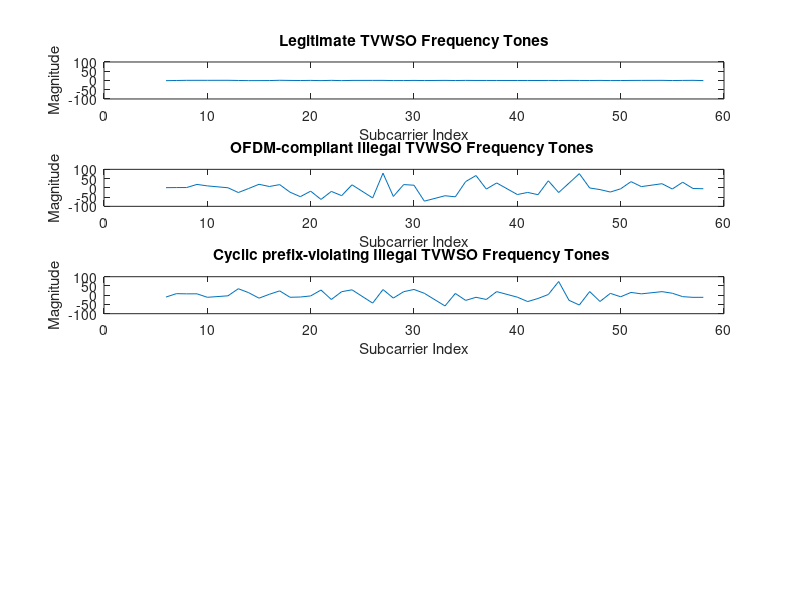

MATLAB code to generate this figure: (Note: this script raises an error after producing the figure.)

%%%%%%%%%%%%%%%%%%%%%%%%%%%
%%% configurable parameters
%%%%%%%%%%%%%%%%%%%%%%%%%%%
% Corresponds to Section II (System Model) of the paper: Defines the SISO-OFDM system parameters,
% including antenna counts, channel taps, modulation, and simulation settings for evaluating jammer impact.
num_receive_antennas = 1;                    % 8 par.B:BTS  number of receive antennas
num_transmit_antennas = 1;                    % 2 par.U:OPERATOR number of transmit antennas and data streams
num_channel_taps = 2;                        % 4 par.L: number of channel taps (multipath delay spread)
cyclic_prefix_length = 16;                   % par.P: cyclic prefix length (to combat inter-symbol interference)
num_subcarriers = 64;                        % par.N_sc: number of total subcarriers (FFT size for OFDM)
used_subcarrier_indices = [-26:-22, -20:-8, -6:-1, 1:6, 8:20, 22:26] + 32; % par.tonelist: list of used subcarriers (data-bearing tones), shifted by 32 for DC centering
num_used_subcarriers = length(used_subcarrier_indices); % par.num_tones: total number of active subcarriers
num_ofdm_symbols = 50;                       % par.num_ofdm_symbols: number of OFDM symbols sent per channel realization (temporal diversity)
jammer_power_dB = 30;                        % par.rho_dB: jammer strength relative to signal strength (in dB) - high value simulates strong jamming
modulation_scheme = 'QPSK';                  % par.mod: transmit constellation (modulation scheme: QPSK for 2 bits/symbol)
random_jammer_power_flag = 0;                % par.random_jammer_power: if true, jammer power varies randomly per trial; else fixed at par.rho_dB
    
num_trials = 100;                            % par.trials: number of Monte-Carlo trials (different channel realizations for statistical averaging)
snr_dB_list = -5:1:20;                       % par.SNRdB_list: list of SNR values (in dB) to simulate (signal-to-noise ratio sweep)

plot_flag = 1;                              % par.plot: flag to enable/disable plotting of simulation results
print_messages_flag = 1;                     % par.printmsg: flag to enable/disable printing of progress messages during simulation

rng(0);                                     % set random seed for reproducibility of results

%% 

%%%%%%%%%%%%%%%%%%%%%%%%%%%
%%% simulation start
%%%%%%%%%%%%%%%%%%%%%%%%%%%
% Corresponds to Section II (System Model): Modulation constellation definition and bit mapping for signal generation.

% create a unique simulation name based on parameters for logging or saving results
%summarzes the given paramenters
simulation_name = [num2str(num_receive_antennas) 'x' num2str(num_transmit_antennas) '_' modulation_scheme '_L', num2str(num_channel_taps) '_P' num2str(cyclic_prefix_length) ...
  '_Nsc' num2str(num_subcarriers) '_Nofd' num2str(num_ofdm_symbols) '_rho' num2str(jammer_power_dB) ...
  '_' num2str(num_trials) 'Trials']; % par.simName
fprintf(simulation_name)

% define the modulation constellation based on the chosen modulation scheme
switch (modulation_scheme)
  case 'BPSK'  % Binary Phase Shift Keying: 2 symbols, 1 bit each
    constellation_symbols = [ -1 1 ]; % par.symbols
  case 'QPSK'  % Quadrature Phase Shift Keying: 4 symbols, 2 bits each
    constellation_symbols = [ ... % par.symbols
      -1-1i,-1+1i, ...
      +1-1i,+1+1i ];
  case '16QAM'  % 16-Quadrature Amplitude Modulation: 16 symbols, 4 bits each
    constellation_symbols = [ ... % par.symbols
      -3-3i,-3-1i,-3+3i,-3+1i, ...
      -1-3i,-1-1i,-1+3i,-1+1i, ...
      +3-3i,+3-1i,+3+3i,+3+1i, ...
      +1-3i,+1-1i,+1+3i,+1+1i ];
  case '64QAM'  % 64-Quadrature Amplitude Modulation: 64 symbols, 6 bits each
    constellation_symbols = [ ... % par.symbols
      -7-7i,-7-5i,-7-1i,-7-3i,-7+7i,-7+5i,-7+1i,-7+3i, ...
      -5-7i,-5-5i,-5-1i,-5-3i,-5+7i,-5+5i,-5+1i,-5+3i, ...
      -1-7i,-1-5i,-1-1i,-1-3i,-1+7i,-1+5i,-1+1i,-1+3i, ...
      -3-7i,-3-5i,-3-1i,-3-3i,-3+7i,-3+5i,-3+1i,-3+3i, ...
      +7-7i,+7-5i,+7-1i,+7-3i,+7+7i,+7+5i,+7+1i,+7+3i, ...
      +5-7i,+5-5i,+5-1i,+5-3i,+5+7i,+5+5i,+5+1i,+5+3i, ...
      +1-7i,+1-5i,+1-1i,+1-3i,+1+7i,+1+5i,+1+1i,+1+3i, ...
      +3-7i,+3-5i,+3-1i,-3-3i,+3+7i,+3+5i,+3+1i,+3+3i ];
end

% normalize the constellation to have unit average energy for fair comparison
constellation_energy = mean(abs(constellation_symbols).^2);  % par.constellation_energy: compute average symbol energy
constellation_symbols = constellation_symbols / sqrt(constellation_energy);  % normalize symbols
normalized_energy = mean(abs(constellation_symbols).^2);  % par.Es: verify normalized energy is 1

% precompute bit-to-symbol mapping for efficient decoding
bits_per_symbol = log2(length(constellation_symbols));  % par.Q: bits per symbol (e.g., 2 for QPSK)
bit_mappings = de2bi(0:length(constellation_symbols)-1, bits_per_symbol, 'left-msb');  % par.bits: binary representations of symbol indices

% track simulation time
time_elapsed = 0;

% intermediate results
y_jammerless_frequency = zeros(num_receive_antennas,num_subcarriers,num_ofdm_symbols); % y_jl_f
y_jammer_compliant_frequency = zeros(num_receive_antennas,num_subcarriers,num_ofdm_symbols); % y_oj_comp_f
y_jammer_noncompliant_frequency = zeros(num_receive_antennas,num_subcarriers,num_ofdm_symbols); % y_oj_noncomp_f
y_compliant_frequency = zeros(num_receive_antennas,num_subcarriers,num_ofdm_symbols); % y_comp_f
y_noncompliant_frequency = zeros(num_receive_antennas,num_subcarriers,num_ofdm_symbols); % y_noncomp_f


% Initialize accumulators for averaging for received signal
avg_y_jammerless = zeros(num_receive_antennas, num_used_subcarriers, num_ofdm_symbols);
avg_y_jammer_compliant = zeros(num_receive_antennas, num_used_subcarriers, num_ofdm_symbols);
avg_y_jammer_noncompliant = zeros(num_receive_antennas, num_used_subcarriers, num_ofdm_symbols);


% results
jammer_compliant_freq_domain = zeros(num_trials, num_used_subcarriers,num_receive_antennas, num_ofdm_symbols); % Y_oj_comp
jammer_noncompliant_freq_domain = zeros(num_trials, num_used_subcarriers,num_receive_antennas, num_ofdm_symbols); % Y_oj_noncomp

mse_jammerless = zeros(1, length(snr_dB_list)); % MSE_jl
mse_compliant = zeros(1, length(snr_dB_list)); % MSE_comp
mse_noncompliant = zeros(1, length(snr_dB_list)); % MSE_noncomp

results.BER_jammerless = zeros(1, length(snr_dB_list)); % res.BER_jl
results.BER_compliant = zeros(1, length(snr_dB_list)); % res.BER_comp
results.BER_noncompliant = zeros(1, length(snr_dB_list)); % res.BER_noncomp
results.BER_projections = zeros(num_channel_taps, length(snr_dB_list)); % res.BER_projs

results.spatial_interference_distribution = zeros(num_receive_antennas,num_used_subcarriers);

% Initialize variables for per-trial errors to compute success rate of mitigating illegal users/channel taps
errors_jammerless_per_trial = zeros(num_trials, length(snr_dB_list)); % errors_jl_per_trial
errors_compliant_per_trial = zeros(num_trials, length(snr_dB_list)); % errors_comp_per_trial
errors_noncompliant_per_trial = zeros(num_trials, length(snr_dB_list)); % errors_noncomp_per_trial

% generate bit stream
bits = randi([0 1],num_trials,num_ofdm_symbols,num_transmit_antennas,bits_per_symbol,num_used_subcarriers); % bits
indices = zeros(num_trials, num_ofdm_symbols, num_transmit_antennas,num_used_subcarriers); % idx

%% 

% trials loop
% Corresponds to Section III (Jammer Modeling and Interference Analysis): Monte-Carlo simulation loop for channel realizations and jammer signal generation.
tic
for trial_index=1:num_trials

  

  % generate jammer's channel in the time domain
  % Corresponds to Section II (System Model): Rayleigh fading channel generation.
  jammer_channel_time = sqrt(0.5)*randn(num_receive_antennas,num_channel_taps) + 1j*sqrt(0.5)*randn(num_receive_antennas,num_channel_taps);  % j_
  jammer_channel_freq = (1/sqrt(num_subcarriers))*fft(jammer_channel_time,num_subcarriers,2);  % j_f

  % generate the UEs' channel in the time domain
  user_channel_time = sqrt(0.5)*randn(num_receive_antennas,num_transmit_antennas,num_channel_taps) + 1j*sqrt(0.5)*randn(num_receive_antennas,num_transmit_antennas,num_channel_taps);  % H_
  user_channel_freq = (1/sqrt(num_subcarriers))*fft(user_channel_time,num_subcarriers,3); % H_f
  % E[||H_f(:,:,i)||_F^2] = B*U*L/N_sc for all i=1,...,N_sc
  % expected receive signal energy per subcarrier is E_s*B*U*L/N_sc = B*U*L/N_sc

  % set jammer power: either random per trial or fixed
  if random_jammer_power_flag
    jammer_power_linear = num_transmit_antennas*10^(jammer_power_dB*rand()/10);  % par.rho
  else
    jammer_power_linear = num_transmit_antennas*10^(jammer_power_dB/10);  % par.rho
  end



  % loop over SNR values to simulate different noise levels
  for snr_index = 1:length(snr_dB_list)
    
    noise_variance = num_channel_taps*num_transmit_antennas*10^(-snr_dB_list(snr_index)/10);  % par.N0
    
    % loop over OFDM symbols for temporal averaging
    for ofdm_symbol_index=1:num_ofdm_symbols
  
      %%% generate transmit signals
      % Corresponds to Section III (Jammer Modeling): Gener ation of compliant and noncompliant jammer signals, and UE signals.
        
      % generate jammer's transmit signal in frequency domain (OFDM-compliant)
      jammer_signal_freq = sqrt(0.5)*randn(1,num_subcarriers)+ 1j*sqrt(0.5)*randn(1,num_subcarriers);  % generates random bits in frequency domain, Gaussian noise
      jammer_signal_time_no_cp = sqrt(num_subcarriers)*ifft(jammer_signal_freq);% converts frequency to time domain, ifft (Inverse Fast Fourier Transform)
      jammer_signal_time = [jammer_signal_time_no_cp(:,num_subcarriers-cyclic_prefix_length+1:num_subcarriers), jammer_signal_time_no_cp];  % add cp
      jammer_signal_time = sqrt(jammer_power_linear)*jammer_signal_time;  % scale jammer power compared to jammerless
  
      % generate jammer's transmit signal in time domain (OFDM-noncompliant)
      jammer_signal_time_noncomp = sqrt(0.5)*randn(1,num_subcarriers+cyclic_prefix_length)+ 1j*sqrt(0.5)*randn(1,num_subcarriers+cyclic_prefix_length); % generates random noise in time  domain
      jammer_signal_time_noncomp = sqrt(jammer_power_linear)*jammer_signal_time_noncomp;  % scale jammer power compared to jammerless       

      % OFDM-compliant TVWS operator: Generation of legitimate user signal in TVWS using OFDM
      % generate UEs' transmit signal in frequency domain (OFDM-compliant)
       for tone_index=1:num_used_subcarriers
            bits_slice = squeeze(bits(trial_index, ofdm_symbol_index, :, :, tone_index)); % size [2 1]
            bits_slice = bits_slice.'; % transpose to [1 2]
            indices(trial_index, ofdm_symbol_index, 1, tone_index) = bi2de(bits_slice, 'left-msb') + 1;
       end
      symbols_used_tones = constellation_symbols(squeeze(indices(trial_index,ofdm_symbol_index,:,:))); % S_f_used_tones
      symbols_freq = zeros(num_transmit_antennas, num_subcarriers);  % S_f
      % Subcarrier assignment: Assign the modulated symbols to the designated used subcarriers in the frequency domain
      symbols_freq(:,used_subcarrier_indices) = symbols_used_tones; % assign symbols only to used subcarriers
      symbols_time_no_cp = sqrt(num_subcarriers)*ifft(symbols_freq,num_subcarriers,2);  % S_no_cp
      symbols_time = [symbols_time_no_cp(:,num_subcarriers-cyclic_prefix_length+1:num_subcarriers), symbols_time_no_cp];  % S

    
      %%% generate receive signals
      % Threat DB 
      receive_signal_legitimate_TVWSO = zeros(num_receive_antennas, num_subcarriers+cyclic_prefix_length+num_channel_taps-1);% y_jl 8 x 64+16+4-1
      receive_signal_jammer_compliant = zeros(num_receive_antennas, num_subcarriers+cyclic_prefix_length+num_channel_taps-1);     % y_oj_comp
      receive_signal_jammer_noncompliant = zeros(num_receive_antennas, num_subcarriers+cyclic_prefix_length+num_channel_taps-1);  % y_oj_noncomp
      receive_signal_compliant = zeros(num_receive_antennas, num_subcarriers+cyclic_prefix_length+num_channel_taps-1);        % y_comp
      receive_signal_noncompliant = zeros(num_receive_antennas, num_subcarriers+cyclic_prefix_length+num_channel_taps-1);     % y_noncomp
    
      

      % convolve channels with transmit signals to simulate received signals
      for receive_ant_index=1:num_receive_antennas
        for transmit_ant_index=1:num_transmit_antennas %1->2
          receive_signal_legitimate_TVWSO(receive_ant_index,:) = receive_signal_legitimate_TVWSO(receive_ant_index,:) + conv(squeeze(user_channel_time(receive_ant_index,transmit_ant_index,:)),symbols_time(transmit_ant_index,:));  % sum of convolutions for each UE 
                %receive_signal_legitimate_TVWSO(1=>8,83) = 
        end
        receive_signal_jammer_compliant(receive_ant_index,:) = conv(jammer_channel_time(receive_ant_index,:),jammer_signal_time);  % jammer convolution compliant
        receive_signal_jammer_noncompliant(receive_ant_index,:) = conv(jammer_channel_time(receive_ant_index,:),jammer_signal_time_noncomp);  % jammer convolution noncompliant
      end
      receive_signal_compliant = receive_signal_legitimate_TVWSO + receive_signal_jammer_compliant;  % total received signal with compliant jammer
      receive_signal_noncompliant = receive_signal_legitimate_TVWSO + receive_signal_jammer_noncompliant;  % total received signal with noncompliant jammer
        
      


      %%% generate noise in the time domain
      noise_time = sqrt(0.5)*randn(num_receive_antennas,num_subcarriers)+ 1j*sqrt(0.5)*randn(num_receive_antennas,num_subcarriers);  % N
      noise_time = sqrt(noise_variance)*noise_time;  % scale noise by noise variance

      %%% truncate signals in time-domain to remove cyclic prefix and channel reverberation
      receive_signal_legitimate_TVWSO_truncated = receive_signal_legitimate_TVWSO(:,cyclic_prefix_length+1:cyclic_prefix_length+num_subcarriers) + noise_time;  % jammerless signal + noise
      receive_signal_jammer_compliant_truncated = receive_signal_jammer_compliant(:,cyclic_prefix_length+1:cyclic_prefix_length+num_subcarriers); % jammer only, no noise
      receive_signal_jammer_noncompliant_truncated = receive_signal_jammer_noncompliant(:,cyclic_prefix_length+1:cyclic_prefix_length+num_subcarriers); % jammer only, no noise
      receive_signal_compliant_truncated = receive_signal_compliant(:,cyclic_prefix_length+1:cyclic_prefix_length+num_subcarriers) + noise_time;  % full signal + noise
      receive_signal_noncompliant_truncated = receive_signal_noncompliant(:,cyclic_prefix_length+1:cyclic_prefix_length+num_subcarriers) + noise_time;  % full signal + noise

      




      %%% convert to frequency domain
      y_jammerless_frequency(:,:,ofdm_symbol_index) = (1/sqrt(num_subcarriers))*fft(receive_signal_legitimate_TVWSO_truncated, num_subcarriers, 2);  % jammerless frequency domain
      y_jammer_compliant_frequency(:,:,ofdm_symbol_index) = (1/sqrt(num_subcarriers))*fft(receive_signal_jammer_compliant_truncated, num_subcarriers, 2);  % jammer compliant freq domain
      y_jammer_noncompliant_frequency(:,:,ofdm_symbol_index) = (1/sqrt(num_subcarriers))*fft(receive_signal_jammer_noncompliant_truncated, num_subcarriers, 2);  % jammer noncompliant freq domain
      y_compliant_frequency(:,:,ofdm_symbol_index) = (1/sqrt(num_subcarriers))*fft(receive_signal_compliant_truncated, num_subcarriers, 2);  % full compliant freq domain
      y_noncompliant_frequency(:,:,ofdm_symbol_index) = (1/sqrt(num_subcarriers))*fft(receive_signal_noncompliant_truncated, num_subcarriers, 2);  % full noncompliant freq domain


      %%% remove subcarriers that are not used
      y_jammerless_frequency_tones = y_jammerless_frequency(:,used_subcarrier_indices,:);  % select used subcarriers only
      y_jammer_compliant_frequency_tones = y_jammer_compliant_frequency(:,used_subcarrier_indices,:);
      y_jammer_noncompliant_frequency_tones = y_jammer_noncompliant_frequency(:,used_subcarrier_indices,:);
      y_compliant_frequency_tones = y_compliant_frequency(:,used_subcarrier_indices,:);
      y_noncompliant_frequency_tones = y_noncompliant_frequency(:,used_subcarrier_indices,:);


      user_channel_frequency_tones = user_channel_freq(:,:,used_subcarrier_indices);  % channel frequency response for used subcarriers
    
      %%% collect jammer statistics for later analysis
      for tone_index=1:num_used_subcarriers
        jammer_compliant_freq_domain(trial_index,tone_index,:,ofdm_symbol_index) = y_jammer_compliant_frequency_tones(:,tone_index,ofdm_symbol_index);  % store jammer compliant freq domain
        jammer_noncompliant_freq_domain(trial_index,tone_index,:,ofdm_symbol_index) = y_jammer_noncompliant_frequency_tones(:,tone_index,ofdm_symbol_index);  % store jammer noncompliant freq domain   
      end

    end % iterate over OFDM symbols with same channel realization


    for tone_index=1:num_used_subcarriers
  
      %%% extract jammer statistics
      % Corresponds to Section IV (Mitigation): SVD for subspace estimation.
      % SVD: What spatial direction the jammer energy points to (U)? & How strong it is in each direction (S)?
      [U_compliant,S_compliant,~] = svd(squeeze(jammer_compliant_freq_domain(trial_index,tone_index,:,:)));  % singular value decomposition of jammer compliant
      [U_noncompliant,S_noncompliant,~] = svd(squeeze(jammer_noncompliant_freq_domain(trial_index,tone_index,:,:)));  % SVD of jammer noncompliant
      singular_values = diag(S_noncompliant);
      dominant_sv = singular_values(1);  % largest singular value
      results.spatial_interference_distribution(:, tone_index) = results.spatial_interference_distribution(:, tone_index) + dominant_sv;

      % form best rank-(num_receive_antennas-1) projectors: those that remove most of the
      % jammer interference per subcarrier
      % Corresponds to Section IV (Mitigation): Nulling matrices.
      jammer_estimate_compliant = U_compliant(:,1);  % dominant jammer subspace vector compliant
      % Mitigation: Projection matrix to nullify the compliant jammer subspace, mitigating its effect on TVWS operator
      projection_matrix_compliant = eye(num_receive_antennas) - jammer_estimate_compliant*jammer_estimate_compliant';  % projection matrix to null jammer compliant
      jammer_estimate_noncompliant = U_noncompliant(:,1);  % dominant jammer subspace vector noncompliant
      projection_matrix_noncompliant = eye(num_receive_antennas) - jammer_estimate_noncompliant*jammer_estimate_noncompliant';  % projection matrix to null jammer noncompliant

      % projectors = zeros(num_channel_taps,num_receive_antennas,num_receive_antennas);  % initialize multiple projectors for different nulling dimensions
      % for b=1:num_channel_taps
      %   projectors(b,:,:) = eye(num_receive_antennas) - U_noncompliant(:,1:b)*U_noncompliant(:,1:b)';  % projector nulling b jammer subspace vectors
      % end
      projectors = repmat(eye(num_receive_antennas), [num_channel_taps, 1, 1]); %no-op projection in SISO
  
      %%% detect signals using zero-forcing (and, in some cases, jammer mitigation)
      % Corresponds to Section IV (Mitigation): Zero-forcing detection with/without nulling., recover the transmitted symbol    
      % symbols_estimate_jammerless = (sqrt(num_subcarriers)*(user_channel_frequency_tones(:,:,tone_index)))\squeeze(y_jammerless_frequency_tones(:,tone_index,:));  % zero-forcing estimate jammerles
      symbols_estimate_jammerless = y_jammerless_frequency_tones(:,tone_index,:) ./ user_channel_frequency_tones(:,:,tone_index);

      % Mitigated TVWS operator symbol estimation using projection matrix to suppress compliant jammer interference
      symbols_estimate_compliant = (sqrt(num_subcarriers)*(projection_matrix_compliant*squeeze(user_channel_frequency_tones(:,:,tone_index))))\(projection_matrix_compliant*squeeze(y_compliant_frequency_tones(:,tone_index,:)));  % zero-forcing with jammer mitigation compliant
      symbols_estimate_noncompliant = (sqrt(num_subcarriers)*(projection_matrix_noncompliant*squeeze(user_channel_frequency_tones(:,:,tone_index))))\(projection_matrix_noncompliant*squeeze(y_noncompliant_frequency_tones(:,tone_index,:)));  % zero-forcing with jammer mitigation noncompliant
      symbols_estimate_projections = zeros(num_receive_antennas,num_transmit_antennas,num_ofdm_symbols);  % initialize estimates for multiple projectors
      for b=1:num_channel_taps
        symbols_estimate_projections(b,:,:) = (sqrt(num_subcarriers)*(squeeze(projectors(b,:,:))*squeeze(user_channel_frequency_tones(:,:,tone_index))))\(squeeze(projectors(b,:,:))*squeeze(y_noncompliant_frequency_tones(:,tone_index,:)));  % zero-forcing with multiple nulling projectors
      end
        
           % -- compute bit outputs by minimum distance decoding
      % Corresponds to Section IV (Mitigation): Decoding.
      symbols_estimate_jammerless_vector = reshape(symbols_estimate_jammerless, [num_ofdm_symbols*num_transmit_antennas,1]);  % vectorize estimated symbols
      [~,indices_hat_vector] = min(abs(symbols_estimate_jammerless_vector*ones(1,length(constellation_symbols))-ones(num_ofdm_symbols*num_transmit_antennas,1)*constellation_symbols).^2,[],2);  % find closest constellation points
      indices_hat_jammerless = indices_hat_vector;  % indices [50,1]
      bits_hat_jammerless = bit_mappings(indices_hat_jammerless,:);  % map indices to bits [50,2]

      symbols_estimate_compliant_vector = reshape(symbols_estimate_compliant, [num_ofdm_symbols*num_transmit_antennas,1]);
      [~,indices_hat_vector] = min(abs(symbols_estimate_compliant_vector*ones(1,length(constellation_symbols))-ones(num_ofdm_symbols*num_transmit_antennas,1)*constellation_symbols).^2,[],2);
      indices_hat_compliant = indices_hat_vector;
      bits_hat_compliant = bit_mappings(indices_hat_compliant,:);  % [50,2]

      symbols_estimate_noncompliant_vector = reshape(symbols_estimate_noncompliant, [num_ofdm_symbols*num_transmit_antennas,1]);
      [~,indices_hat_vector] = min(abs(symbols_estimate_noncompliant_vector*ones(1,length(constellation_symbols))-ones(num_ofdm_symbols*num_transmit_antennas,1)*constellation_symbols).^2,[],2);
      indices_hat_noncompliant = indices_hat_vector;
      bits_hat_noncompliant = bit_mappings(indices_hat_noncompliant,:);  % [50,2]

      bits_hat_projections = zeros(num_channel_taps, num_ofdm_symbols, num_transmit_antennas, bits_per_symbol);
      for b=1:num_channel_taps
        symbols_estimate_vector = reshape(symbols_estimate_projections(b,:,:), [num_ofdm_symbols*num_transmit_antennas,1]);
        [~,indices_hat_vector] = min(abs(symbols_estimate_vector*ones(1,length(constellation_symbols))-ones(num_ofdm_symbols*num_transmit_antennas,1)*constellation_symbols).^2,[],2);
        indices_hat = reshape(indices_hat_vector, [num_ofdm_symbols, num_transmit_antennas]);
        bits_hat_projections(b,:,:,:) = reshape(bit_mappings(indices_hat,:), [num_ofdm_symbols, num_transmit_antennas, bits_per_symbol]);
      end
      

      %gian marti BER
      % -- compute error metrics by comparing estimated bits to true bits
      % Corresponds to Section IV (Mitigation): BER calculation.
      bit_tensor = squeeze(bits(trial_index,:,:,:,tone_index));  % extract bits for current trial and subcarrier [50,2]
      bit_tensor = permute(bit_tensor,[2 1]);  % reorder dimensions for comparison [2,50]
      true_bits = bit_tensor(:,:)';  % flatten to 2D matrix [50,2]
      % bits_hat_jammerless is already 50x2 after reshape and transpose
      % bits_hat_compliant is already 50x2 after reshape and transpose
      % bits_hat_noncompliant is already 50x2 after reshape and transpose

      results.BER_jammerless(snr_index) = results.BER_jammerless(snr_index) + sum(sum(true_bits~=bits_hat_jammerless));  % count bit errors jammerless
      results.BER_compliant(snr_index) = results.BER_compliant(snr_index) + sum(sum(true_bits~=bits_hat_compliant));  % count bit errors jammer compliant
      results.BER_noncompliant(snr_index) = results.BER_noncompliant(snr_index) + sum(sum(true_bits~=bits_hat_noncompliant));  % count bit errors jammer noncompliant
      for b=1:num_channel_taps
        bits_hat_proj = squeeze(bits_hat_projections(b,:,:));
        bits_hat_proj = reshape(bits_hat_proj, [num_transmit_antennas, num_ofdm_symbols, bits_per_symbol]);
        bits_hat_proj = permute(bits_hat_proj, [3 2 1]);
        bits_hat_proj = bits_hat_proj(:,:)';
        results.BER_projections(b,snr_index) = results.BER_projections(b,snr_index) + sum(sum(true_bits~=bits_hat_proj));  % count bit errors for each nulling dimension
      end

    end
%% 

  end % iterate over SNRs

  % -- keep track of simulation time and print estimated remaining time
  if(print_messages_flag)
    if toc>10
      time = toc;
      time_elapsed = time_elapsed + time;
        fprintf('estimated remaining simulation time: %3.0f min.\n', ...
          time_elapsed*(num_trials/trial_index-1)/60);
      tic
    end
  end
%%%%%%%%%%%%%%%%%%%%%%%%%%%%%%%%%%%%%%%%%%%%%%%%%%%%%%%%%%%%%%%%%%%%%%%%%%%%%
         % 
         if mod(trial_index, 1) == 0 % Update plot every 5 trials

            % Plot frequency domain used subcarriers signals (magnitude) for antenna 2 and last OFDM symbol
            figure(11)
            clf
            antenna_idx = 1;
            ofdm_symbol_idx = num_ofdm_symbols; % last OFDM symbol

            subplot(5,1,1)
            plot(used_subcarrier_indices, real(squeeze(y_jammerless_frequency_tones(antenna_idx,:,ofdm_symbol_idx))))
            ylim([-100 100])
            title('Legitimate TVWSO Frequency Tones')
            xlabel('Subcarrier Index')
            ylabel('Magnitude')

            subplot(5,1,2)
            plot(used_subcarrier_indices, real(squeeze(y_jammer_compliant_frequency_tones(antenna_idx,:,ofdm_symbol_idx))))
            ylim([-100 100])
            title('OFDM-compliant Illegal TVWSO Frequency Tones ')
            xlabel('Subcarrier Index')
            ylabel('Magnitude')

            subplot(5,1,3)
            plot(used_subcarrier_indices, real(squeeze(y_jammer_noncompliant_frequency_tones(antenna_idx,:,ofdm_symbol_idx))))
            ylim([-100 100])
            title('Cyclic prefix-violating Illegal TVWSO Frequency Tones ')
            xlabel('Subcarrier Index')
            ylabel('Magnitude')

            sgtitle(['Received Signals at Used Subcarriers ( OFDM Symbol ', num2str(ofdm_symbol_idx), ') at Trial ', num2str(trial_index)]) % Add a super title with trial number
            drawnow % Force update of the figure for live view

         end

      %%%%%%%%%%%%%%%%%%%%%%%%%%%%%%%%%%%%%%%%%%%%%%%%%%%%%%%%%%%%%%%%%%%%%%%%%%%%%%%%%%%

  % Accumulate signals across trials
    avg_y_jammerless = avg_y_jammerless + y_jammerless_frequency_tones;
    avg_y_jammer_compliant = avg_y_jammer_compliant + y_jammer_compliant_frequency_tones;
    avg_y_jammer_noncompliant = avg_y_jammer_noncompliant + y_jammer_noncompliant_frequency_tones;

end % iterate over MC trials


% normalize results
% Corresponds to Section V (Results): Averaging BER over trials and subcarriers.
results.BER_jammerless = results.BER_jammerless/(num_trials*num_transmit_antennas*num_ofdm_symbols*bits_per_symbol*num_used_subcarriers);
results.BER_compliant = results.BER_compliant/(num_trials*num_transmit_antennas*num_ofdm_symbols*bits_per_symbol*num_used_subcarriers);
results.BER_noncompliant = results.BER_noncompliant/(num_trials*num_transmit_antennas*num_ofdm_symbols*bits_per_symbol*num_used_subcarriers);
results.BER_projections = results.BER_projections/(num_trials*num_transmit_antennas*num_ofdm_symbols*bits_per_symbol*num_used_subcarriers);

results.spatial_interference_distribution = results.spatial_interference_distribution./sum(results.spatial_interference_distribution,1);
results.spatial_interference_distribution_sc_std = std(results.spatial_interference_distribution.');
results.spatial_interference_distribution_sc_avg = mean(results.spatial_interference_distribution.');

avg_y_jammerless = avg_y_jammerless / num_trials;
avg_y_jammer_compliant = avg_y_jammer_compliant / num_trials;
avg_y_jammer_noncompliant = avg_y_jammer_noncompliant / num_trials;


%%% plot results
% Corresponds to Section V (Results): Visualization of BER performance and interference distribution.
if plot_flag
   
  figure(1)
  semilogy(snr_dB_list, results.BER_jammerless, 'LineWidth', 2.5)
  hold off
  grid on
  axis([min(snr_dB_list) max(snr_dB_list) 1e-4 1])
  xlabel('average SNR per receive antenna [dB]','FontSize',12)
  ylabel('uncoded bit error-rate (BER)','FontSize',12)
  legend("Legitimate TVWSO",'FontSize',12,'Interpreter','none')
  set(gca,'FontSize',12)
  set(gcf,'position',[10,10,400,300])

  figure(2)
  semilogy(snr_dB_list, results.BER_jammerless, 'LineWidth', 2.5)
  hold on
  semilogy(snr_dB_list, results.BER_compliant, 'LineWidth', 2.5)
  hold off
  grid on
  axis([min(snr_dB_list) max(snr_dB_list) 1e-4 1])
  xlabel('average SNR per receive antenna [dB]','FontSize',12)
  ylabel('uncoded bit error-rate (BER)','FontSize',12)
  legend(["Legitimate TVWSO", "OFDM-compliant Illegitimate TVWSO"],'FontSize',12,'Interpreter','none')
  set(gca,'FontSize',12)
  set(gcf,'position',[10,10,400,300])

  figure(3)
  semilogy(snr_dB_list, results.BER_jammerless, 'LineWidth', 2.5)
  hold on
  semilogy(snr_dB_list, results.BER_noncompliant, 'LineWidth', 2.5)
  hold off
  grid on
  axis([min(snr_dB_list) max(snr_dB_list) 1e-4 1])
  xlabel('average SNR per receive antenna [dB]','FontSize',12)
  ylabel('uncoded bit error-rate (BER)','FontSize',12)
  legend(["Legitimate TVWS", "Cyclic prefix-violating Illegal TVWSO"],'FontSize',12,'Interpreter','none')
  set(gca,'FontSize',12)
  set(gcf,'position',[10,10,400,300])

  figure(4)
  bar(1:num_receive_antennas,results.spatial_interference_distribution_sc_avg)
  hold on
  er = errorbar(1:num_receive_antennas,results.spatial_interference_distribution_sc_avg, ...
    2*results.spatial_interference_distribution_sc_std, ...
    2*results.spatial_interference_distribution_sc_std);
  er.Color = [0 0 0];
  er.LineStyle = 'none';
  hold off
  axis([0.25 num_receive_antennas+0.75 0 1])
  grid on
  xlabel('ordered spatial dimension index')
  ylabel('fraction of receive interference')
  set(gcf,'position',[10,10,400,300])

  figure(5)
    clf
    
    % Plot jammerless baseline
    semilogy(snr_dB_list, results.BER_jammerless, 'k--', 'LineWidth', 2.5)
    hold on
    
    % Plot projected cases (CP-violating jammer with nulling)
    colors = lines(num_channel_taps); % MATLAB color map for consistency
    for b = 1:num_channel_taps
    semilogy(snr_dB_list, results.BER_projections(b,:), 'LineWidth', 2.5, 'Color', colors(b,:))
    end
    
    grid on
    axis([min(snr_dB_list) max(snr_dB_list) 1e-4 1])
    xlabel('Average SNR per receive antenna [dB]', 'FontSize', 12)
    ylabel('Uncoded Bit Error Rate (BER)', 'FontSize', 12)
    
    % ----- Legend setup -----
    numbers = cell(1, num_channel_taps + 1);
    numbers{1} = "Legitimate TVWSO (Jammerless)";
    for b = 1:num_channel_taps
    numbers{b+1} = "CP-violating Jammer: Null " + num2str(b) + " Dimension(s)";
    end
    legend(numbers, 'FontSize', 11, 'Interpreter', 'none', 'Location', 'southwest')
    
    set(gca, 'FontSize', 12)
    set(gcf, 'Position', [10, 10, 600, 400])
    title('BER vs. SNR for Legitimate and Projected CP-violating Jammer Cases')

    % Plot jammer statistics
    figure(6)
    % Average magnitude over trials and OFDM symbols for compliant jammer
    jammer_compliant_avg = mean(mean(abs(jammer_compliant_freq_domain),4),1); % Average over trials and OFDM symbols
    subplot(2,1,1)
    imagesc(squeeze(jammer_compliant_avg))
    title('Jammer Compliant Frequency Domain Magnitude (Avg over Trials and OFDM Symbols)')
    xlabel('Receive Antenna')
    ylabel('Subcarrier Index')
    colorbar
    jammer_noncompliant_avg = mean(mean(abs(jammer_noncompliant_freq_domain),4),1); % Average over trials and OFDM symbols
    subplot(2,1,2)
    imagesc(squeeze(jammer_noncompliant_avg))
    title('Jammer Noncompliant Frequency Domain Magnitude (Avg over Trials and OFDM Symbols)')
    xlabel('Receive Antenna')
    ylabel('Subcarrier Index')
    colorbar
    set(gcf,'position',[10,10,600,400])
    
    % Plot frequency domain average signals for last OFDM symbol
    antenna_idx = 1;
    ofdm_symbol_idx = num_ofdm_symbols; % last OFDM symbol
    figure(7)
    subplot(3,1,1)
    plot(used_subcarrier_indices, real(squeeze(avg_y_jammerless(antenna_idx,:,ofdm_symbol_idx))))
    ylim([-100 100])
    title('Average Legitimate TVWSO')
    xlabel('Subcarrier Index')
    ylabel('Magnitude')
    subplot(3,1,2)
    plot(used_subcarrier_indices, real(squeeze(avg_y_jammer_compliant(antenna_idx,:,ofdm_symbol_idx))))
    ylim([-100 100])
    title('Average OFDM-compliant Illegal TVWSO Frequency Tones')
    xlabel('Subcarrier Index')
    ylabel('Magnitude')
    subplot(3,1,3)
    plot(used_subcarrier_indices, real(squeeze(avg_y_jammer_noncompliant(antenna_idx,:,ofdm_symbol_idx))))
    ylim([-100 100])
    title('Average Cyclic prefix-violating Illegal TVWSO Frequency Tones')
    xlabel('Subcarrier Index')
    ylabel('Magnitude')
    % Super title for the figure
    sgtitle(['Average Received Signals at Used Subcarriers (OFDM Symbol ', num2str(ofdm_symbol_idx), ') Across ', num2str(num_trials), ' Trials'])
    
    % Figure 1: Average Legitimate TVWS
    figure(8)
    clf
    plot(used_subcarrier_indices, real(squeeze(avg_y_jammerless(antenna_idx,:,ofdm_symbol_idx))))
    ylim([-100 100])
    %title('Average Legitimate TVWS')
    xlabel('Subcarrier Index')
    ylabel('Magnitude')
    sgtitle(['Average Received Signals (Legitimate TVWSO) at Used Subcarriers (OFDM Symbol ', num2str(ofdm_symbol_idx), ') Across ', num2str(num_trials), ' Trials'])
    
    % Figure 2: Average OFDM-compliant Illegitimate TVWS
    figure(9)
    clf
    plot(used_subcarrier_indices, real(squeeze(avg_y_jammer_compliant(antenna_idx,:,ofdm_symbol_idx))))
    ylim([-100 100])
    %title('Average OFDM-compliant Illegitimate TVWS Frequency Tones')
    xlabel('Subcarrier Index')
    ylabel('Magnitude')
    sgtitle(['Average Received Signals (OFDM-compliant Illegal TVWSO)at Used Subcarriers (OFDM Symbol ', num2str(ofdm_symbol_idx), ') Across ', num2str(num_trials), ' Trials'])
    
    % Figure 3: Average Cyclic prefix-violating Illegitimate TVWS
    figure(10)
    clf
    plot(used_subcarrier_indices, real(squeeze(avg_y_jammer_noncompliant(antenna_idx,:,ofdm_symbol_idx))))
    ylim([-100 100])
    %title('Average Cyclic prefix-violating Illegitimate TVWS Frequency Tones')
    xlabel('Subcarrier Index')
    ylabel('Magnitude')
    sgtitle(['Average Received Signal (Cyclic prefix-violating Illegal TVWSO) at Used Subcarriers (OFDM Symbol ', num2str(ofdm_symbol_idx), ') Across ', num2str(num_trials), ' Trials'])


current_dir = pwd;
figures_dir = fullfile(current_dir, 'figures'); 
  
  % Create folder if it doesn't exist
  if ~exist(figures_dir, 'dir')
      mkdir(figures_dir);
  end

  % Find all figure handles
  figHandles = findall(0, 'Type', 'figure');

   for i = 1:length(figHandles)
      figNum = figHandles(i).Number;
      filename = fullfile(figures_dir, sprintf('%d.png', figNum));
      fprintf('Saving Figure %d → %s\n', figNum, filename);

      % --- Add margin & save high quality ---
      % Set figure background to white
      set(figHandles(i), 'Color', 'white');

      % Adjust paper size slightly larger than figure
      set(figHandles(i), 'PaperPositionMode', 'auto');
      pos = get(figHandles(i), 'Position');
      margin = 50; % pixels of margin
      set(figHandles(i), 'Position', [pos(1)-margin pos(2)-margin pos(3)+2*margin pos(4)+2*margin]);

      % Save as high-resolution PNG
      print(figHandles(i), filename, '-dpng', '-r300');
  end

  fprintf('All figures saved in folder "%s".\n', figures_dir);
  % 
  % pause(2)  % pause 2 seconds to view the plot
  % close all

end